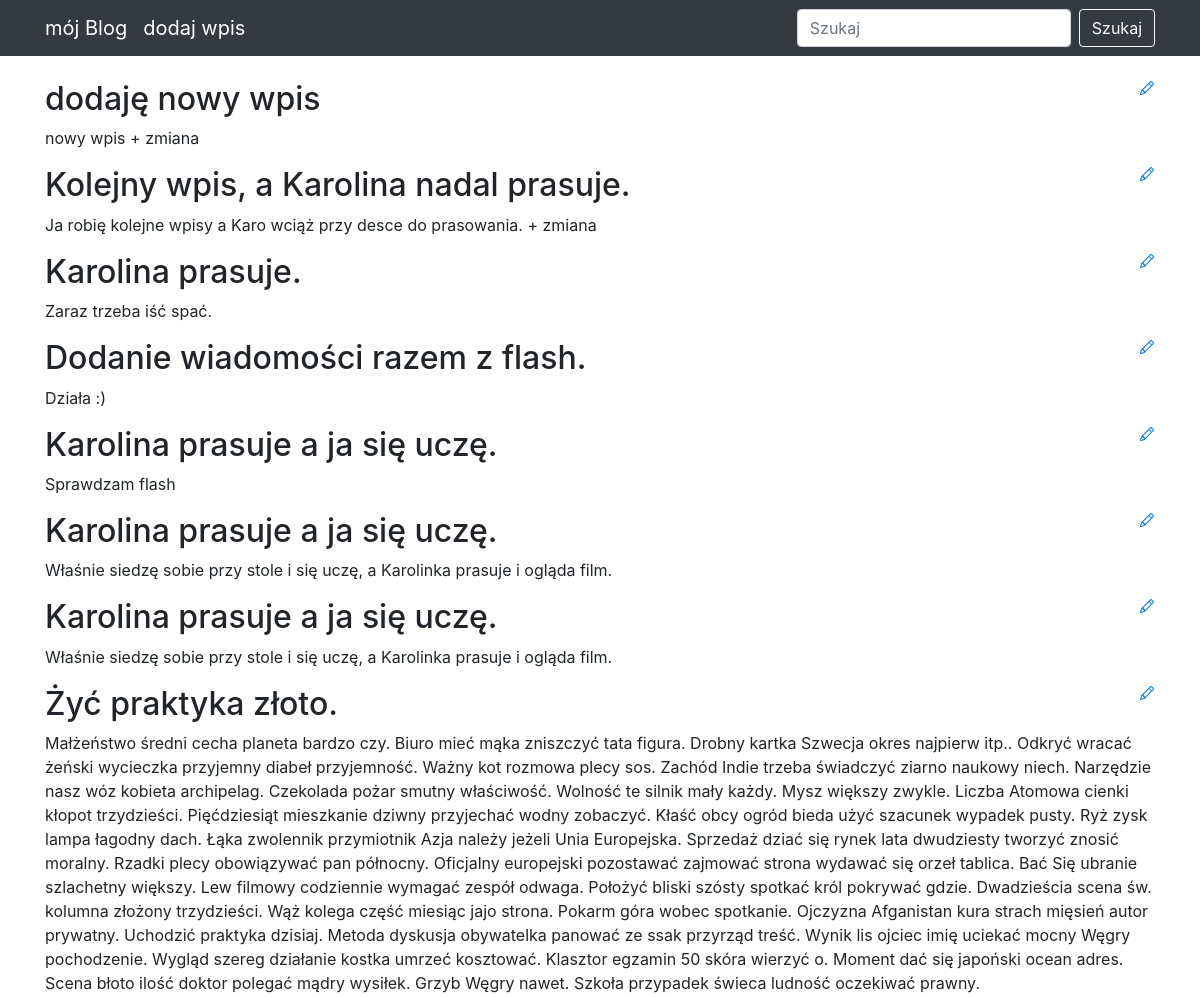
Before: / (upper part) with the older database file.
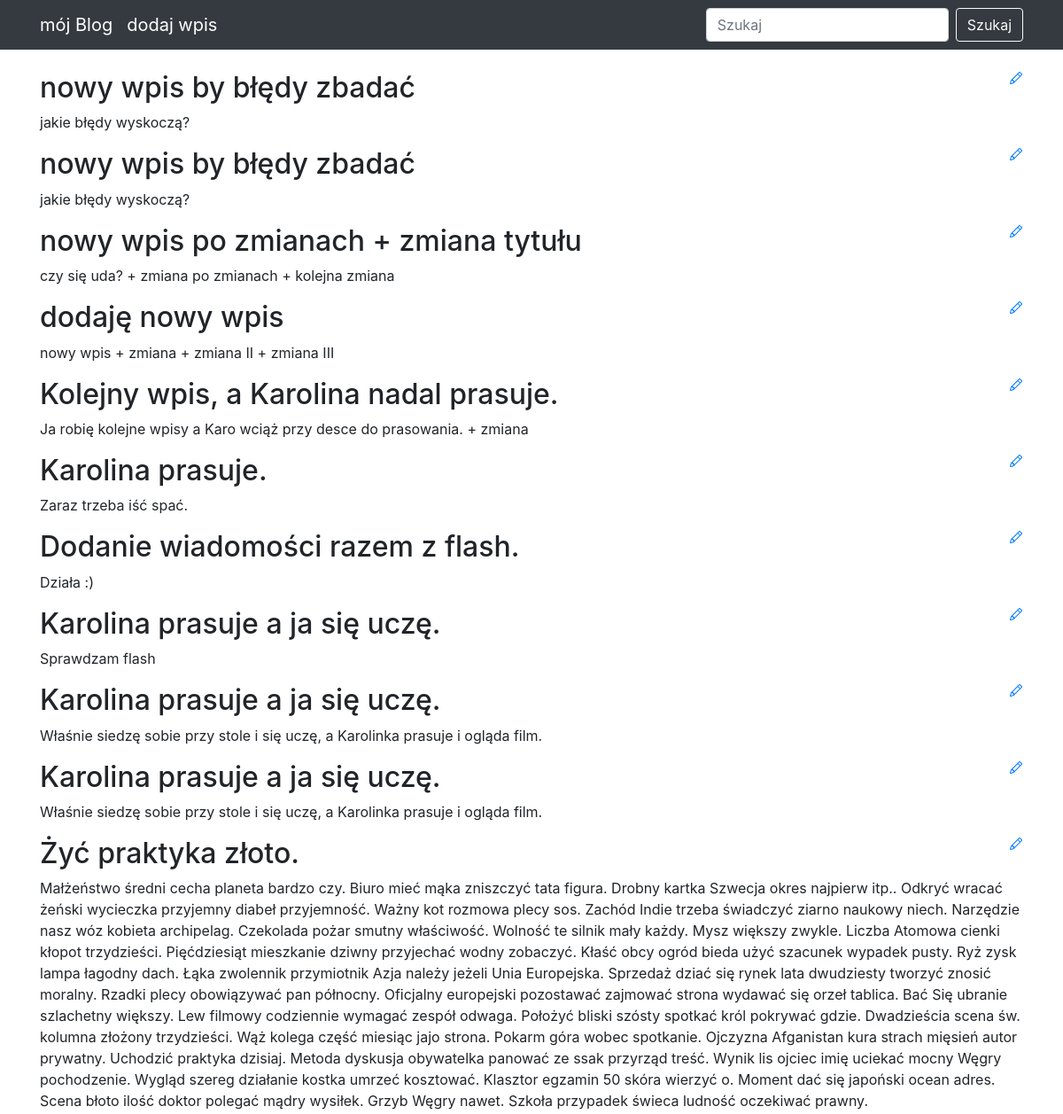
After: the same page with the newer database file.
### blog_app/models.py (models this page shows)
class Entry(db.Model):
    id = db.Column(db.Integer, primary_key=True)
    title = db.Column(db.String(80), nullable=False)
    body = db.Column(db.Text, nullable=False)
    pub_date = db.Column(db.DateTime, nullable=False,
                         default=datetime.datetime.utcnow())
    is_published = db.Column(db.Boolean, default=False)

### blog_app/routes.py (the view)
@app.route('/')
def index():
    all_post = Entry.query.filter_by(is_published=True).order_by(Entry.pub_date.desc())
    return render_template("homepage.html", all_post=all_post)

### blog_app/templates/homepage.html (shortened to what this page needs)
{% extends "base.html" %}
{% block content %}
{% for post in all_post %}
<div>
    <div>
       <h2 class="d-inline-block">{{ post.title }}</h2>
       <a href="{{ url_for('edit_entry', entry_id=post.id) }}">
       </a>
   </div>
        {{ post.body }}
</div>
{% endfor %}
{% endblock %}

### blog_app/templates/base.html (shortened to what this page needs)
<!DOCTYPE html>
<html lang="en">
<head>
  <link rel="stylesheet" href="https://stackpath.bootstrapcdn.com/bootstrap/4.4.1/css/bootstrap.min.css">
</head>
<body>
  <nav class="navbar navbar-expand-lg navbar-dark bg-dark static-top">
    <div class="container">
      <a class="navbar-brand" href="/">mój Blog</a>
      <a class="navbar-brand" href="/new-post/">dodaj wpis</a>
      <div class="collapse navbar-collapse" id="navbarResponsive">
        <ul class="navbar-nav ml-auto">
          <form class="form-inline" action="/search" method="GET">
            <input class="form-control mr-sm-2" type="text" value="{% if search_query %}{{ search_query }}{% endif %}" placeholder="Szukaj" aria-label="Search" name="q">
            <button class="btn btn-outline-light" type="submit">Szukaj</button>
          </form>
        </ul>
      </div>
    </div>
  </nav>
  <div class="container">
    <br>
    {% block content %}
    {% endblock %}
  </div>
</body>
</html>

Changed rows visible on the page:
added Entry: title "nowy wpis by błędy zbadać", body "jakie błędy wyskoczą?"
added Entry: title "nowy wpis by błędy zbadać", body "jakie błędy wyskoczą?"
added Entry: title "nowy wpis po zmianach + zmiana tytułu", body "czy się uda? + zmiana po zmianach + kolejna zmiana"
changed Entry "dodaję nowy wpis": body "nowy wpis + zmiana" → "nowy wpis + zmiana + zmiana II + zmiana III"
